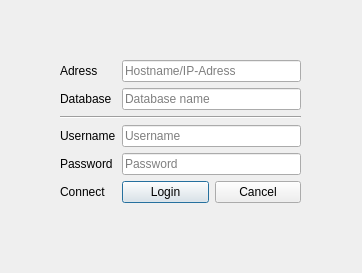
<?xml version="1.0" encoding="UTF-8"?>
<ui version="4.0">
 <class>dbConnector</class>
 <widget class="QDialog" name="dbConnector">
  <property name="geometry">
   <rect>
    <x>0</x>
    <y>0</y>
    <width>362</width>
    <height>273</height>
   </rect>
  </property>
  <property name="windowTitle">
   <string>Dialog</string>
  </property>
  <widget class="QWidget" name="formLayoutWidget">
   <property name="geometry">
    <rect>
     <x>60</x>
     <y>60</y>
     <width>241</width>
     <height>161</height>
    </rect>
   </property>
   <layout class="QFormLayout" name="formLayout">
    <item row="0" column="0">
     <widget class="QLabel" name="label_3">
      <property name="text">
       <string>Adress</string>
      </property>
     </widget>
    </item>
    <item row="0" column="1">
     <widget class="QLineEdit" name="lineEdit_adress">
      <property name="placeholderText">
       <string>Hostname/IP-Adress</string>
      </property>
     </widget>
    </item>
    <item row="1" column="0">
     <widget class="QLabel" name="label_4">
      <property name="text">
       <string>Database</string>
      </property>
     </widget>
    </item>
    <item row="1" column="1">
     <widget class="QLineEdit" name="lineEdit_database">
      <property name="placeholderText">
       <string>Database name</string>
      </property>
     </widget>
    </item>
    <item row="2" column="0" colspan="2">
     <widget class="Line" name="line">
      <property name="orientation">
       <enum>Qt::Horizontal</enum>
      </property>
     </widget>
    </item>
    <item row="3" column="0">
     <widget class="QLabel" name="label">
      <property name="text">
       <string>Username</string>
      </property>
     </widget>
    </item>
    <item row="3" column="1">
     <widget class="QLineEdit" name="lineEdit_username">
      <property name="text">
       <string/>
      </property>
      <property name="echoMode">
       <enum>QLineEdit::PasswordEchoOnEdit</enum>
      </property>
      <property name="placeholderText">
       <string>Username</string>
      </property>
     </widget>
    </item>
    <item row="4" column="0">
     <widget class="QLabel" name="label_2">
      <property name="text">
       <string>Password</string>
      </property>
     </widget>
    </item>
    <item row="4" column="1">
     <widget class="QLineEdit" name="lineEdit_password">
      <property name="font">
       <font>
        <underline>false</underline>
        <strikeout>false</strikeout>
        <kerning>true</kerning>
       </font>
      </property>
      <property name="text">
       <string/>
      </property>
      <property name="echoMode">
       <enum>QLineEdit::Password</enum>
      </property>
      <property name="placeholderText">
       <string>Password</string>
      </property>
     </widget>
    </item>
    <item row="5" column="0">
     <widget class="QLabel" name="connectLabel">
      <property name="text">
       <string>Connect</string>
      </property>
     </widget>
    </item>
    <item row="5" column="1">
     <layout class="QHBoxLayout" name="horizontalLayout">
      <item>
       <widget class="QPushButton" name="pushButton_login">
        <property name="text">
         <string>Login</string>
        </property>
       </widget>
      </item>
      <item>
       <widget class="QPushButton" name="pushButton_cancel">
        <property name="text">
         <string>Cancel</string>
        </property>
       </widget>
      </item>
     </layout>
    </item>
   </layout>
  </widget>
 </widget>
 <resources/>
 <connections/>
</ui>
